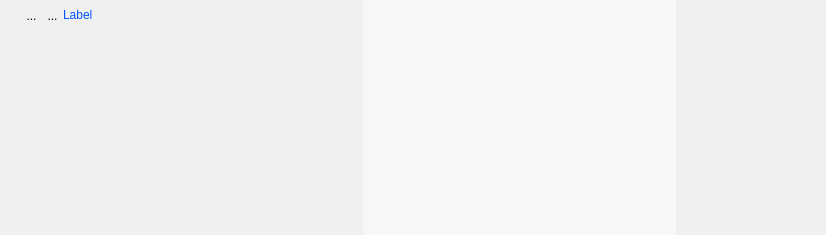
<?xml version="1.0" encoding="UTF-8"?>
<ui version="4.0">
 <class>WidgetPlusieursInto</class>
 <widget class="QWidget" name="WidgetPlusieursInto">
  <property name="geometry">
   <rect>
    <x>0</x>
    <y>0</y>
    <width>826</width>
    <height>235</height>
   </rect>
  </property>
  <property name="sizePolicy">
   <sizepolicy hsizetype="Preferred" vsizetype="MinimumExpanding">
    <horstretch>0</horstretch>
    <verstretch>0</verstretch>
   </sizepolicy>
  </property>
  <property name="minimumSize">
   <size>
    <width>0</width>
    <height>180</height>
   </size>
  </property>
  <property name="windowTitle">
   <string>Form</string>
  </property>
  <layout class="QHBoxLayout" name="horizontalLayout_3">
   <property name="spacing">
    <number>0</number>
   </property>
   <property name="margin">
    <number>0</number>
   </property>
   <item>
    <layout class="QVBoxLayout" name="verticalLayout_3">
     <item>
      <layout class="QHBoxLayout" name="horizontalLayout_2">
       <item>
        <layout class="QHBoxLayout" name="horizontalLayout">
         <property name="spacing">
          <number>0</number>
         </property>
         <item>
          <spacer name="horizontalSpacer_3">
           <property name="orientation">
            <enum>Qt::Horizontal</enum>
           </property>
           <property name="sizeType">
            <enum>QSizePolicy::Fixed</enum>
           </property>
           <property name="sizeHint" stdset="0">
            <size>
             <width>21</width>
             <height>20</height>
            </size>
           </property>
          </spacer>
         </item>
         <item>
          <widget class="QToolButton" name="RBValide">
           <property name="minimumSize">
            <size>
             <width>21</width>
             <height>31</height>
            </size>
           </property>
           <property name="maximumSize">
            <size>
             <width>21</width>
             <height>35</height>
            </size>
           </property>
           <property name="styleSheet">
            <string notr="true">border : 0px</string>
           </property>
           <property name="text">
            <string>...</string>
           </property>
           <property name="icon">
            <iconset>
             <normaloff>../../../../../../home/A96028/Install_EficasV1/ArbreEficas/Editeur/icons/ast-green-ball.png</normaloff>../../../../../../home/A96028/Install_EficasV1/ArbreEficas/Editeur/icons/ast-green-ball.png</iconset>
           </property>
           <property name="iconSize">
            <size>
             <width>32</width>
             <height>32</height>
            </size>
           </property>
          </widget>
         </item>
         <item>
          <widget class="QToolButton" name="RBPoubelle">
           <property name="minimumSize">
            <size>
             <width>21</width>
             <height>31</height>
            </size>
           </property>
           <property name="maximumSize">
            <size>
             <width>21</width>
             <height>31</height>
            </size>
           </property>
           <property name="styleSheet">
            <string notr="true">border : 0px</string>
           </property>
           <property name="text">
            <string>...</string>
           </property>
           <property name="icon">
            <iconset>
             <normaloff>../../../../../../home/A96028/Install_EficasV1/ArbreEficas/Editeur/icons/deleteRond.png</normaloff>../../../../../../home/A96028/Install_EficasV1/ArbreEficas/Editeur/icons/deleteRond.png</iconset>
           </property>
           <property name="iconSize">
            <size>
             <width>32</width>
             <height>32</height>
            </size>
           </property>
          </widget>
         </item>
        </layout>
       </item>
       <item>
        <widget class="QLabel" name="label">
         <property name="sizePolicy">
          <sizepolicy hsizetype="Fixed" vsizetype="Fixed">
           <horstretch>0</horstretch>
           <verstretch>0</verstretch>
          </sizepolicy>
         </property>
         <property name="minimumSize">
          <size>
           <width>300</width>
           <height>24</height>
          </size>
         </property>
         <property name="maximumSize">
          <size>
           <width>178</width>
           <height>16777215</height>
          </size>
         </property>
         <property name="frameShape">
          <enum>QFrame::NoFrame</enum>
         </property>
         <property name="text">
          <string>&lt;html&gt;&lt;head/&gt;&lt;body&gt;&lt;p&gt;&lt;span style=&quot; color:#0055ff;&quot;&gt;Label&lt;/span&gt;&lt;/p&gt;&lt;/body&gt;&lt;/html&gt;</string>
         </property>
        </widget>
       </item>
      </layout>
     </item>
     <item>
      <spacer name="verticalSpacer">
       <property name="orientation">
        <enum>Qt::Vertical</enum>
       </property>
       <property name="sizeHint" stdset="0">
        <size>
         <width>20</width>
         <height>5</height>
        </size>
       </property>
      </spacer>
     </item>
    </layout>
   </item>
   <item>
    <widget class="QScrollArea" name="scrollArea">
     <property name="sizePolicy">
      <sizepolicy hsizetype="Expanding" vsizetype="Expanding">
       <horstretch>0</horstretch>
       <verstretch>0</verstretch>
      </sizepolicy>
     </property>
     <property name="styleSheet">
      <string notr="true">background : rgb(247,247,247)</string>
     </property>
     <property name="frameShape">
      <enum>QFrame::NoFrame</enum>
     </property>
     <property name="lineWidth">
      <number>0</number>
     </property>
     <property name="widgetResizable">
      <bool>true</bool>
     </property>
     <property name="alignment">
      <set>Qt::AlignBottom|Qt::AlignLeading|Qt::AlignLeft</set>
     </property>
     <widget class="QWidget" name="verticalWidgetLE">
      <property name="geometry">
       <rect>
        <x>0</x>
        <y>0</y>
        <width>381</width>
        <height>235</height>
       </rect>
      </property>
      <property name="sizePolicy">
       <sizepolicy hsizetype="Preferred" vsizetype="Preferred">
        <horstretch>0</horstretch>
        <verstretch>0</verstretch>
       </sizepolicy>
      </property>
      <layout class="QVBoxLayout" name="CBLayout">
       <item>
        <spacer name="verticalSpacer_3">
         <property name="orientation">
          <enum>Qt::Vertical</enum>
         </property>
         <property name="sizeHint" stdset="0">
          <size>
           <width>20</width>
           <height>40</height>
          </size>
         </property>
        </spacer>
       </item>
      </layout>
     </widget>
    </widget>
   </item>
   <item>
    <spacer name="horizontalSpacer">
     <property name="orientation">
      <enum>Qt::Horizontal</enum>
     </property>
     <property name="sizeType">
      <enum>QSizePolicy::Preferred</enum>
     </property>
     <property name="sizeHint" stdset="0">
      <size>
       <width>150</width>
       <height>17</height>
      </size>
     </property>
    </spacer>
   </item>
  </layout>
  <zorder>horizontalSpacer</zorder>
  <zorder></zorder>
  <zorder>scrollArea</zorder>
 </widget>
 <resources/>
 <connections/>
</ui>
